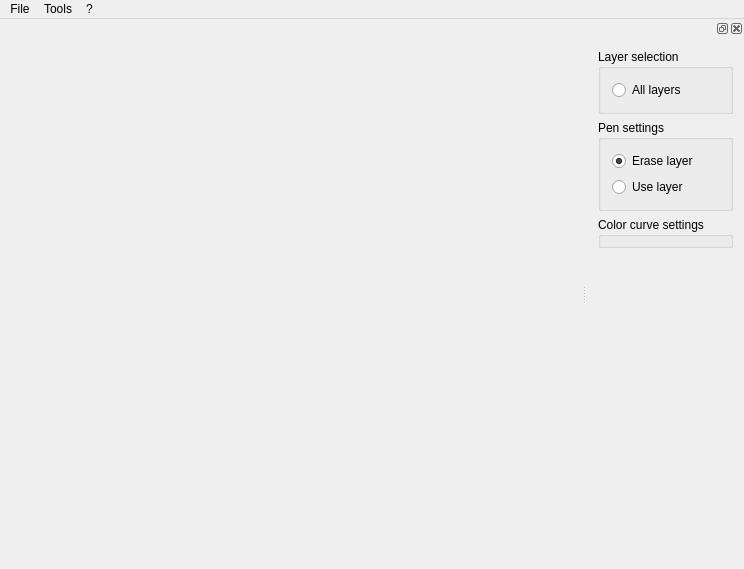
<?xml version="1.0" encoding="UTF-8"?>
<ui version="4.0">
 <class>MainWindow</class>
 <widget class="QMainWindow" name="MainWindow">
  <property name="geometry">
   <rect>
    <x>0</x>
    <y>0</y>
    <width>744</width>
    <height>569</height>
   </rect>
  </property>
  <property name="windowTitle">
   <string>TiffHDR</string>
  </property>
  <widget class="QWidget" name="centralWidget">
   <layout class="QHBoxLayout" name="horizontalLayout">
    <property name="leftMargin">
     <number>0</number>
    </property>
    <property name="topMargin">
     <number>0</number>
    </property>
    <property name="rightMargin">
     <number>0</number>
    </property>
    <property name="bottomMargin">
     <number>0</number>
    </property>
    <item>
     <widget class="Display" name="display" native="true"/>
    </item>
   </layout>
  </widget>
  <widget class="QMenuBar" name="menuBar">
   <property name="geometry">
    <rect>
     <x>0</x>
     <y>0</y>
     <width>744</width>
     <height>25</height>
    </rect>
   </property>
   <widget class="QMenu" name="menuFile">
    <property name="title">
     <string>File</string>
    </property>
    <addaction name="loadTIFF"/>
    <addaction name="separator"/>
    <addaction name="saveConfig"/>
    <addaction name="saveConfigAs"/>
    <addaction name="loadConfig"/>
    <addaction name="separator"/>
    <addaction name="exportTIFF"/>
    <addaction name="separator"/>
    <addaction name="actionExit"/>
   </widget>
   <widget class="QMenu" name="menuHelp">
    <property name="title">
     <string>?</string>
    </property>
    <addaction name="actionHelp"/>
    <addaction name="separator"/>
    <addaction name="actionAbout"/>
   </widget>
   <widget class="QMenu" name="menuTools">
    <property name="title">
     <string>Tools</string>
    </property>
    <addaction name="actionOptions"/>
   </widget>
   <addaction name="menuFile"/>
   <addaction name="menuTools"/>
   <addaction name="menuHelp"/>
  </widget>
  <widget class="QDockWidget" name="dockWidget_2">
   <attribute name="dockWidgetArea">
    <number>2</number>
   </attribute>
   <widget class="QWidget" name="dockWidgetContents_2">
    <layout class="QVBoxLayout" name="verticalLayout">
     <item>
      <widget class="QGroupBox" name="layerBox">
       <property name="title">
        <string>Layer selection</string>
       </property>
       <layout class="QVBoxLayout" name="verticalLayout_2">
        <item>
         <widget class="QRadioButton" name="layersAll">
          <property name="text">
           <string>All layers</string>
          </property>
         </widget>
        </item>
       </layout>
      </widget>
     </item>
     <item>
      <widget class="QGroupBox" name="penBox">
       <property name="title">
        <string>Pen settings</string>
       </property>
       <layout class="QVBoxLayout" name="verticalLayout_3">
        <item>
         <widget class="QRadioButton" name="penErase">
          <property name="text">
           <string>Erase layer</string>
          </property>
          <property name="checked">
           <bool>true</bool>
          </property>
         </widget>
        </item>
        <item>
         <widget class="QRadioButton" name="penUse">
          <property name="text">
           <string>Use layer</string>
          </property>
         </widget>
        </item>
       </layout>
      </widget>
     </item>
     <item>
      <widget class="QGroupBox" name="colorBox">
       <property name="title">
        <string>Color curve settings</string>
       </property>
      </widget>
     </item>
     <item>
      <spacer name="verticalSpacer">
       <property name="orientation">
        <enum>Qt::Vertical</enum>
       </property>
       <property name="sizeHint" stdset="0">
        <size>
         <width>20</width>
         <height>40</height>
        </size>
       </property>
      </spacer>
     </item>
    </layout>
   </widget>
  </widget>
  <action name="loadTIFF">
   <property name="text">
    <string>Load TIFF photos...</string>
   </property>
   <property name="shortcut">
    <string>Ctrl+O</string>
   </property>
  </action>
  <action name="saveConfig">
   <property name="text">
    <string>Save configuration</string>
   </property>
   <property name="shortcut">
    <string>Ctrl+S</string>
   </property>
  </action>
  <action name="saveConfigAs">
   <property name="text">
    <string>Save configuration as...</string>
   </property>
  </action>
  <action name="loadConfig">
   <property name="text">
    <string>Load configuration</string>
   </property>
  </action>
  <action name="exportTIFF">
   <property name="text">
    <string>Export TIFF HDR</string>
   </property>
  </action>
  <action name="actionExit">
   <property name="text">
    <string>Exit</string>
   </property>
   <property name="shortcut">
    <string>Ctrl+Q</string>
   </property>
  </action>
  <action name="actionAbout">
   <property name="text">
    <string>About...</string>
   </property>
  </action>
  <action name="actionHelp">
   <property name="text">
    <string>Help</string>
   </property>
   <property name="shortcut">
    <string>F1</string>
   </property>
  </action>
  <action name="actionOptions">
   <property name="text">
    <string>Options...</string>
   </property>
  </action>
 </widget>
 <layoutdefault spacing="6" margin="11"/>
 <customwidgets>
  <customwidget>
   <class>Display</class>
   <extends>QWidget</extends>
   <header>gui/display.h</header>
   <container>1</container>
  </customwidget>
 </customwidgets>
 <resources/>
 <connections/>
</ui>
